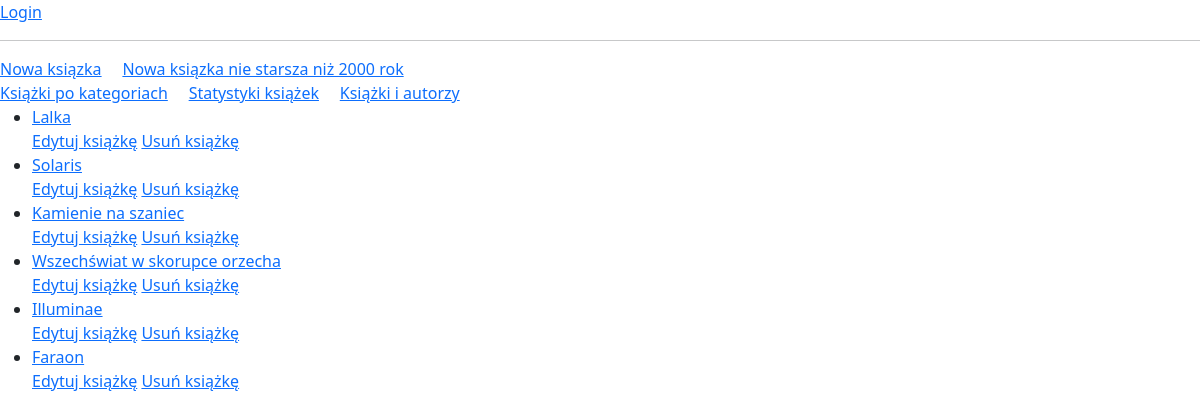
/book/, run on the app's committed database.
### books/models.py (models this page shows, shortened)
class Book(models.Model):
    title = models.CharField(max_length=255)
    publication_year = models.IntegerField()

### books/views.py (the view)
# urls.py: path('', all_books, name='all_books'),
def all_books(request):
    books=Book.objects.all()
    context = {'books': books}
    return render(request, 'book/all-books.html', context)

### templates/book/all-books.html (shortened to what this page needs)
{% extends 'book/main.html' %}
{% block page %}
{% if user.is_authenticated %}
Witaj {{ user.username }}<br>
<a href="{% url 'logout' %}">Logout</a>
{% else %}
<a href="{% url 'login' %}">Login</a>
{% endif %}
<hr>
<a href="{% url 'create_book2' %}">Nowa ksiązka</a>&nbsp;&nbsp;&nbsp;&nbsp;
<a href="{% url 'create_over_2000' %}">Nowa ksiązka nie starsza niż 2000 rok</a>&nbsp;&nbsp;&nbsp;&nbsp;
<br>
<a href="{% url 'books_category' %}">Książki po kategoriach</a>&nbsp;&nbsp;&nbsp;&nbsp;
<a href="{% url 'stat_books' %}">Statystyki książek</a>&nbsp;&nbsp;&nbsp;&nbsp;
<a href="{% url 'authors_by_books' %}">Książki i autorzy</a>
{% if books %}
<ul>
    {% for book in books %}
    <li><a href="{% url 'one_book' book.id %}">{{ book.title }}</a></li>
    <a href="{% url 'edit_book2' book.id %}">Edytuj książkę</a>
    <a href="{% url 'delete_book' book.id %}">Usuń książkę</a>
    {% endfor %}
</ul>
{% else %}
<p>Brak książek w bazie danych.</p>
{% endif %}
{% endblock %}

### data on the page
Book: title "Lalka"
Book: title "Solaris"
Book: title "Kamienie na szaniec"
Book: title "Wszechświat w skorupce orzecha"
Book: title "Illuminae"
Book: title "Faraon"
